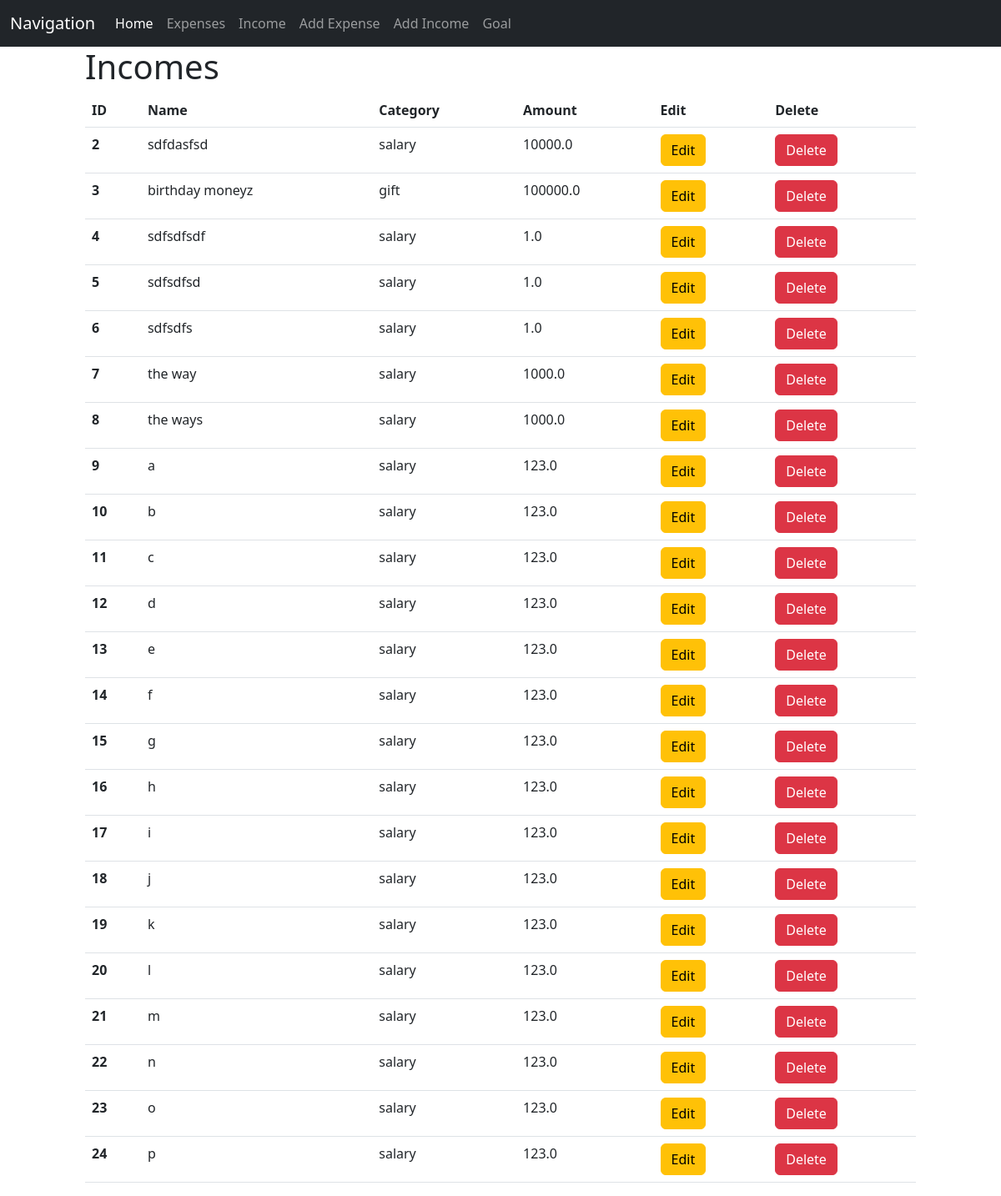
/Income, run on the app's committed database.
### app/models.py (models this page shows)
class income(db.Model):
    id = db.Column(db.Integer, primary_key=True)
    name = db.Column(db.String(30), nullable=False, unique=True)
    category = db.Column(db.String(30), nullable=False)
    amount = db.Column(db.Float, nullable = False)

### app/views.py (the view)
@app.route('/Income')
def Income():
    if (income.query.first() == None):
        entries = []
    else:
        entries = income.query.all()
    return render_template('Income.html', title = 'Income', entries = entries)

### app/templates/Income.html
{% extends 'layout.html' %}
{% block content %}
<h1>Incomes</h1>
<table class="table table-hover">
    <thead>
      <tr>
        <th scope="col">ID</th>
        <th scope="col">Name</th>
        <th scope="col">Category</th>
        <th scope="col">Amount</th>
        <th scope="col">Edit</th>
        <th scope="col">Delete</th>
      </tr>
    </thead>
    <tbody>
        {% for entry in entries %}
      <tr>
        <th>{{entry.id}}</td>
        <td>{{entry.name}}</td>
        <td>{{entry.category}}</td>
        <td>{{entry.amount}}</td>
        <td><a  href="{{url_for('EditIncome', entry_id = entry.id)}}" class="btn btn-warning">Edit</a></td>
        <td><a  href="{{url_for('DeleteIncome', entry_id = entry.id)}}" class="btn btn-danger">Delete</a></td>
      </tr>
      {% endfor %}
    </tbody>
  </table>
{% endblock %}

### data on the page
income: id "2", name "sdfdasfsd", category "salary", amount "10000.0"
income: id "3", name "birthday moneyz", category "gift", amount "100000.0"
income: id "4", name "sdfsdfsdf", category "salary", amount "1.0"
income: id "5", name "sdfsdfsd", category "salary", amount "1.0"
income: id "6", name "sdfsdfs", category "salary", amount "1.0"
income: id "7", name "the way", category "salary", amount "1000.0"
income: id "8", name "the ways", category "salary", amount "1000.0"
income: id "9", name "a", category "salary", amount "123.0"
income: id "10", name "b", category "salary", amount "123.0"
income: id "11", name "c", category "salary", amount "123.0"
income: id "12", name "d", category "salary", amount "123.0"
income: id "13", name "e", category "salary", amount "123.0"
income: id "14", name "f", category "salary", amount "123.0"
income: id "15", name "g", category "salary", amount "123.0"
income: id "16", name "h", category "salary", amount "123.0"
income: id "17", name "i", category "salary", amount "123.0"
income: id "18", name "j", category "salary", amount "123.0"
income: id "19", name "k", category "salary", amount "123.0"
income: id "20", name "l", category "salary", amount "123.0"
income: id "21", name "m", category "salary", amount "123.0"
income: id "22", name "n", category "salary", amount "123.0"
income: id "23", name "o", category "salary", amount "123.0"
income: id "24", name "p", category "salary", amount "123.0"
